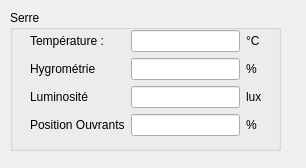
<?xml version="1.0" encoding="UTF-8"?>
<ui version="4.0">
 <class>VueSerre</class>
 <widget class="QWidget" name="VueSerre">
  <property name="geometry">
   <rect>
    <x>0</x>
    <y>0</y>
    <width>306</width>
    <height>168</height>
   </rect>
  </property>
  <property name="windowTitle">
   <string>VueSerre</string>
  </property>
  <widget class="QGroupBox" name="groupBox">
   <property name="geometry">
    <rect>
     <x>10</x>
     <y>10</y>
     <width>271</width>
     <height>141</height>
    </rect>
   </property>
   <property name="title">
    <string>Serre</string>
   </property>
   <widget class="QWidget" name="layoutWidget">
    <property name="geometry">
     <rect>
      <x>20</x>
      <y>20</y>
      <width>232</width>
      <height>108</height>
     </rect>
    </property>
    <layout class="QGridLayout" name="gridLayout">
     <item row="3" column="1">
      <widget class="QLineEdit" name="positionOuvrants"/>
     </item>
     <item row="1" column="1">
      <widget class="QLineEdit" name="hygrometrie"/>
     </item>
     <item row="0" column="0">
      <widget class="QLabel" name="label">
       <property name="text">
        <string>Température :</string>
       </property>
      </widget>
     </item>
     <item row="3" column="0">
      <widget class="QLabel" name="label_4">
       <property name="text">
        <string>Position Ouvrants</string>
       </property>
      </widget>
     </item>
     <item row="2" column="1">
      <widget class="QLineEdit" name="luminosite"/>
     </item>
     <item row="1" column="0">
      <widget class="QLabel" name="label_2">
       <property name="text">
        <string>Hygrométrie</string>
       </property>
      </widget>
     </item>
     <item row="2" column="0">
      <widget class="QLabel" name="label_3">
       <property name="text">
        <string>Luminosité</string>
       </property>
      </widget>
     </item>
     <item row="0" column="1">
      <widget class="QLineEdit" name="temperature"/>
     </item>
     <item row="0" column="2">
      <widget class="QLabel" name="label_5">
       <property name="text">
        <string>°C</string>
       </property>
      </widget>
     </item>
     <item row="1" column="2">
      <widget class="QLabel" name="label_6">
       <property name="text">
        <string>%</string>
       </property>
      </widget>
     </item>
     <item row="2" column="2">
      <widget class="QLabel" name="label_7">
       <property name="text">
        <string>lux</string>
       </property>
      </widget>
     </item>
     <item row="3" column="2">
      <widget class="QLabel" name="label_8">
       <property name="text">
        <string>%</string>
       </property>
      </widget>
     </item>
    </layout>
   </widget>
  </widget>
 </widget>
 <resources/>
 <connections/>
</ui>
